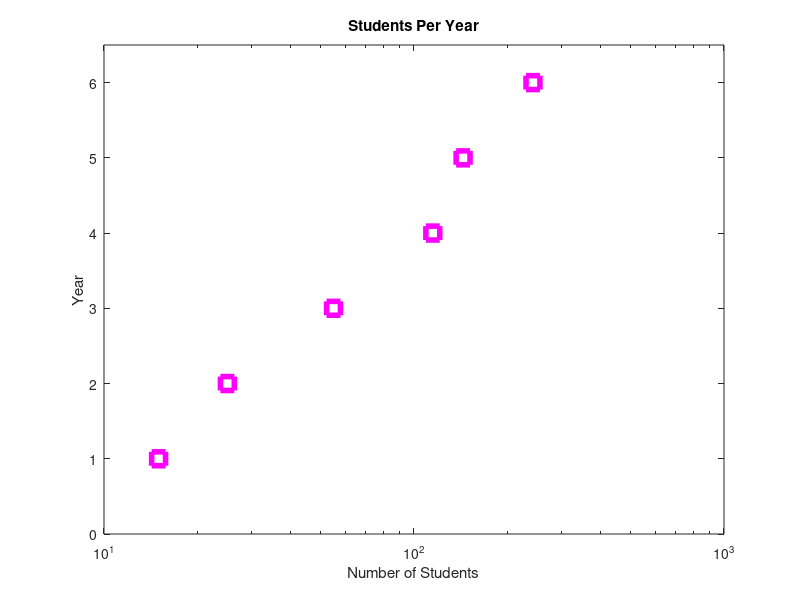

Reproduce this figure in MATLAB. (Note: this script raises an error after producing the figure.)
%% Homework 2


%% 1. Semilog Plot
x = [15 25 55 115 144 242];
y = 1:1:length(x);
figure(1), clc;
semilogx(x, y, 'ms', 'MarkerSize', 10, 'LineWidth', 4);
ylim([0 6.5]); 
xlabel('Number of Students'), ylabel('Year'); 
title('Students Per Year');


%% 2. Subplot and axis modes
s = load('mitMap.mat');
mit = squeeze(s.mit);
cmap = s.cMap;

figure(1), clc, hold on

subplot(221); % top left
imagesc(mit); colormap(cmap);
axis square, title('Square');

subplot(222); % top right
imagesc(mit); colormap(cmap);
axis tight, title('Tight');

subplot(223); % bottom left
imagesc(mit); colormap(cmap); 
axis equal, title('Equal');

subplot(224); % bottom right
imagesc(mit); colormap(cmap); 
axis xy, title('XY');


%% 3. Bar Graph
figure(1), clc;
bar(abs(randn(1,5)), 'r');
title('Bar Graph of 5 Random Values');


%% 4. Interpolation and surface plots
% see randomSurface.m


%% 5. Fun with find
function ind = findNearest(x, desiredVal)
  tmp = abs(x(:) - desiredVal);
  m = min(tmp);
  ind = find(tmp == m);
end

m = [1 5 10 15 20 25];
m(findNearest(m, 6))



%% 6. Loops and flow control
function loopTest(N)
  for i=1:N
    if mod(i,6) == 0
      disp([num2str(i) ' is divisible by 2 AND 3']);
    elseif mod(i,2) == 0
      disp([num2str(i) ' is divisible by 2']);
    elseif mod(i,3) == 0
      disp([num2str(i) ' is divisible by 3']);
    else
      disp([num2str(i) ' is NOT divisible by 2 or 3']);
    end
  end
end

loopTest(10);


%% 7. Smoothing Filter
function smoothed = rectFilt(x, width)
  if mod(width,2) == 0
    warning(['Symmetric width; increasing by one']);
    width = width + 1;
  end
  
  h = (width - 1) / 2;
  xd = [x(1) * ones(1, h) x x(end) * ones(1,h)];
  k = ones(1, width) / width;
  smoothed = conv(xd, k, 'same')(h+1 : end-h);
end

load('noisyData.mat');
smoothed = rectFilt(x, 11);
figure(1), clc;
plot(x, '.');
hold on;
plot(smoothed, 'r');


%% 8. Plot a circle
function [x,y] = getCircle(center, r)
  t = 0 : pi/80 : 2*pi;
  x = center(1) + r * cos(t);
  y = center(2) + r * sin(t);  
end

figure(1), clc;
c = jet(5);
radians = linspace(2, 10, 5);
for i = 1:5
  [x,y] = getCircle([0,0], radians(i));
  plot(x, y, 'LineWidth', 5, 'color', c(i,:));
  hold on;
end

colormat jet, axis equal;
